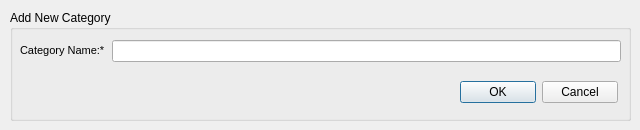
<?xml version="1.0" encoding="UTF-8"?>
<ui version="4.0">
 <class>add_cat</class>
 <widget class="QDialog" name="add_cat">
  <property name="geometry">
   <rect>
    <x>0</x>
    <y>0</y>
    <width>640</width>
    <height>130</height>
   </rect>
  </property>
  <property name="windowTitle">
   <string>Add New Category - Pers</string>
  </property>
  <widget class="QGroupBox" name="gb_addCategory">
   <property name="geometry">
    <rect>
     <x>10</x>
     <y>10</y>
     <width>621</width>
     <height>111</height>
    </rect>
   </property>
   <property name="title">
    <string>Add New Category</string>
   </property>
   <widget class="QWidget" name="layoutWidget">
    <property name="geometry">
     <rect>
      <x>10</x>
      <y>30</y>
      <width>601</width>
      <height>22</height>
     </rect>
    </property>
    <layout class="QGridLayout" name="gridLayout">
     <item row="0" column="0">
      <widget class="QLabel" name="lbl_catName">
       <property name="font">
        <font>
         <pointsize>8</pointsize>
        </font>
       </property>
       <property name="text">
        <string>&lt;html&gt;&lt;head/&gt;&lt;body&gt;&lt;p&gt;Category Name:&lt;label style=&quot;color:red;&quot;&gt;*&lt;/label&gt;&lt;/p&gt;&lt;/body&gt;&lt;/html&gt;</string>
       </property>
      </widget>
     </item>
     <item row="0" column="1">
      <widget class="QLineEdit" name="txt_catName"/>
     </item>
    </layout>
   </widget>
   <widget class="QWidget" name="layoutWidget">
    <property name="geometry">
     <rect>
      <x>450</x>
      <y>70</y>
      <width>158</width>
      <height>25</height>
     </rect>
    </property>
    <layout class="QHBoxLayout" name="horizontalLayout">
     <item>
      <widget class="QPushButton" name="btn_confirm">
       <property name="text">
        <string>OK</string>
       </property>
      </widget>
     </item>
     <item>
      <widget class="QPushButton" name="btn_cancel">
       <property name="text">
        <string>Cancel</string>
       </property>
      </widget>
     </item>
    </layout>
   </widget>
  </widget>
 </widget>
 <resources/>
 <connections/>
</ui>
